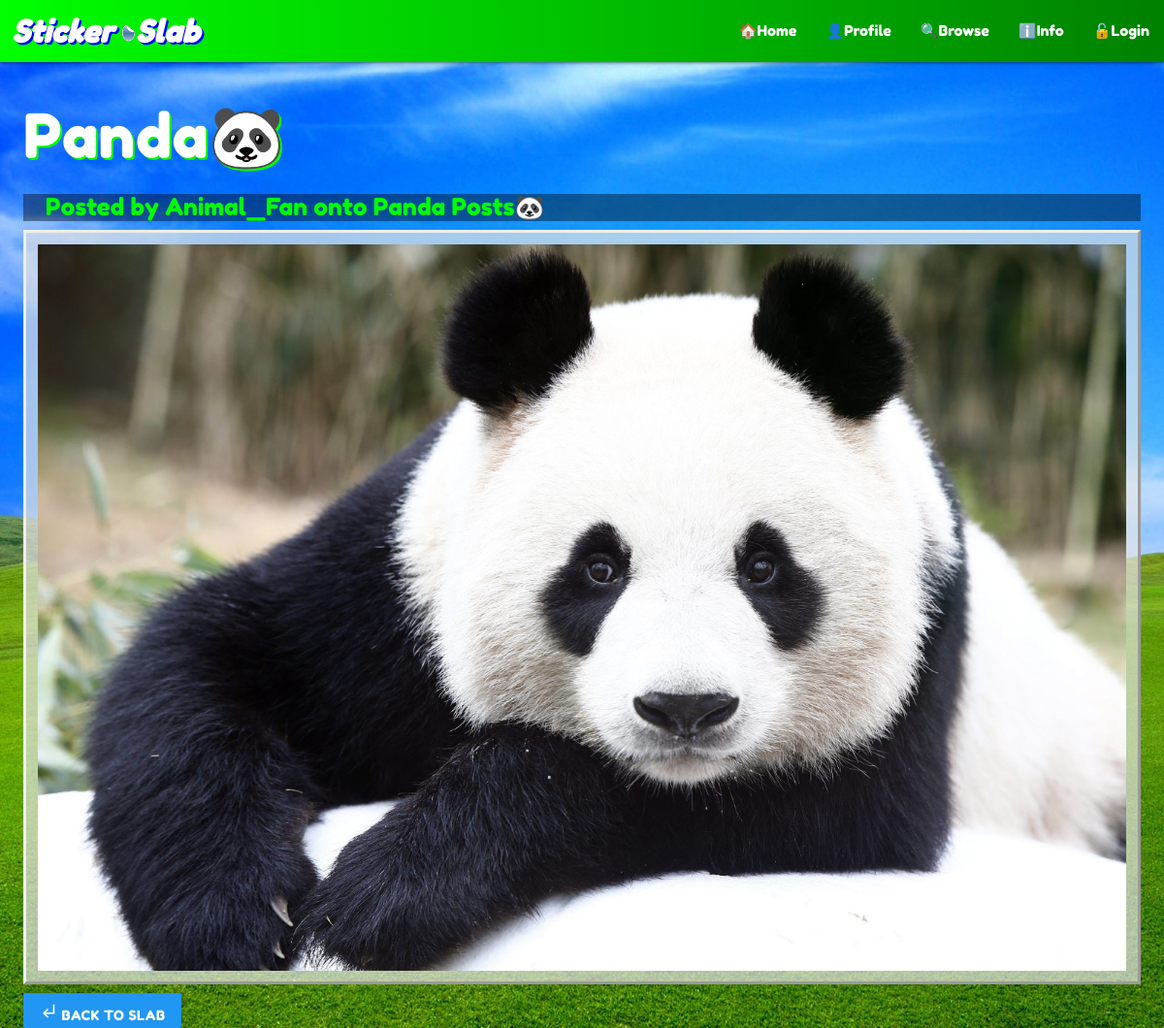
The page /show_sticker/39/ on the database its author committed.
### slab/models.py (models this page shows, shortened)
class Sticker(models.Model):
    slab = models.ForeignKey(Slab, on_delete=models.PROTECT)
    position_x = models.IntegerField()
    position_y = models.IntegerField()
    name = models.CharField(max_length=100)
    color = models.CharField(max_length=8)
    text = models.CharField(max_length=500, null=True, blank=True)
    link = models.CharField(max_length=500, null=True, blank=True)
    image = models.ImageField(null=True, blank=True)
    def is_text(self):
        return self.text is not None and self.text != ''
    def is_link(self):
        return self.link is not None and self.link != ''
    def is_image(self):
        return self.image is not None and self.image != ''

class Slab(models.Model):
    user = models.ForeignKey(User, on_delete=models.PROTECT)
    name = models.CharField(max_length=100)
    private = models.BooleanField(default=False)
    bookmarkings = models.ManyToManyField(User, related_name='bookmarked_slabs', blank=True)
    background = models.ImageField()
    font = models.CharField(max_length=100)

### slab/views.py (the view)
# urls.py: path('show_sticker/<int:sticker_id>/', views.show_sticker, name='show_sticker'),
def show_sticker(request, sticker_id):
    sticker = Sticker.objects.get(pk=sticker_id)
    if (sticker.is_link()):
        return HttpResponseRedirect(sticker.link)
    else:
        return render(request, 'show_sticker.html', {'sticker': sticker})

### slab/templates/show_sticker.html
{% extends 'base.html' %}
{% block content %}
<h1>{{sticker.name}}</h1>
<div class="main_div">
    <div id="sticker_header" name="sticker_header">
        <h5>Posted by {{sticker.slab.user.username}} onto {{sticker.slab.name}}</h5>
    </div>
    <div id="show_content" name="show_content">
            {% if sticker.is_text %}
                <p>{{sticker.text}}</p>
            {% elif sticker.is_link %}
                <a href="{{sticker.link}}">{{sticker.name}}</a>
            {% elif sticker.is_image %}
                <img id="display_image" name="display_image" src="{{sticker.image.url}}"/>
            {% endif %}
    </div>
    <br>
    <br>
</div>
<div class="footer_buttons">
    <a class="waves-effect waves-light btn blue" href="{% url 'slab:show_slab' sticker.slab.id %}"><i class="material-icons">subdirectory_arrow_left</i> Back to Slab</a>
</div>
{% endblock %}

### slab/static/slab/style.css (style rules this page uses)
body { background: white url("images/background_default.jpg") no-repeat center center fixed; background-size: cover; max-width: 100%; overflow-x: hidden; font-family: 'Fredoka One', cursive; }
h1 { color: white; font-weight: bold; text-shadow: 2px 2px Lime; padding-left: 2%; }
.main_div { margin-left: 1%; margin-right: 1%; padding-left: 1%; padding-right: 1%; }
.footer_buttons { position: fixed; bottom: 0px; margin-left: 1%; padding-left: 1%; }
#sticker_header { padding-left: 2%; color: lime; background-color: rgba(0, 0, 0, 0.4); }
#show_content { padding: 1%; border-style: outset; color: black; text-shadow: 1px 1px DeepSkyBlue; background-color: rgba(230, 230, 230, 0.7); }
#display_image { width: 100%; }

### rows shown on the page
Sticker: name "Panda🐼", slab.user.username "Animal_Fan", slab.name "Panda Posts🐼", image (picture)
